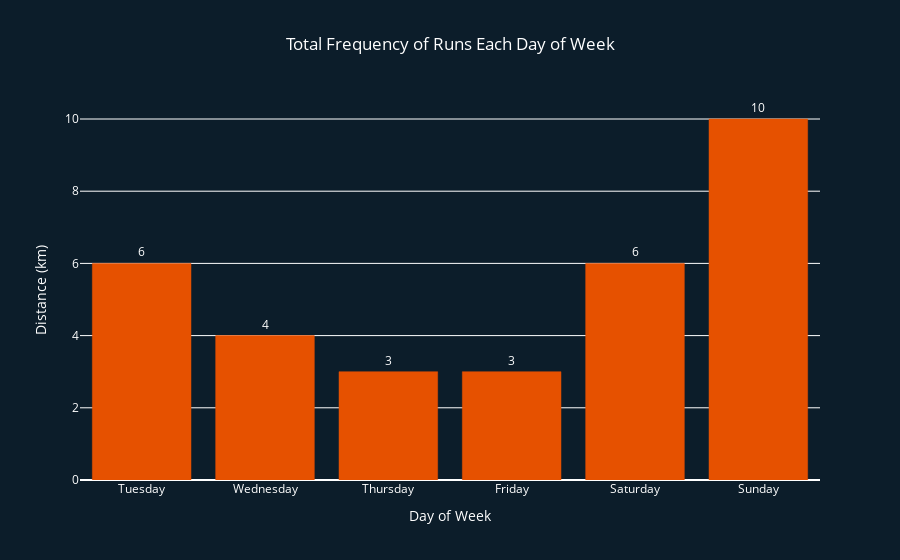

The cell this chart's notebook holds for it:
### Code cell
# FREQUENCY OF RUNS BY DAY OF WEEK

fig = px.bar(freq_by_day, x='Day of Week', y='Frequency', text='Frequency', title= "Total Frequency of Runs Each Day of Week")
fig.update_traces(textfont_size=12, 
                  textangle=0, 
                  textposition="outside", 
                  cliponaxis=False,
                  marker_color="rgb(230, 81, 0)",
                  marker_line_color='rgb(230, 81, 0)'
                  )

fig.update_layout(paper_bgcolor='rgb(12, 29, 42)', 
                  plot_bgcolor='rgb(12, 29, 42)', 
                  font=dict(color='white'),
                  title_x=0.5,
                  yaxis_title='Distance (km)',
                  )
fig.show()

### Figure 1 — Plotly figure (JSON) as saved in the notebook; plotly's stock layout.template omitted (floating-point values rounded to 4 significant figures)
{"data": [{"alignmentgroup": "True", "cliponaxis": false, "hovertemplate": "Day of Week=%{x}<br>Frequency=%{text}<extra></extra>", "legendgroup": "", "marker": {"color": "rgb(230, 81, 0)", "line": {"color": "rgb(230, 81, 0)"}, "pattern": {"shape": ""}}, "name": "", "offsetgroup": "", "orientation": "v", "showlegend": false, "text": [6, 4, 3, 3, 6, 10], "textangle": 0, "textfont": {"size": 12}, "textposition": "outside", "type": "bar", "x": ["Tuesday", "Wednesday", "Thursday", "Friday", "Saturday", "Sunday"], "xaxis": "x", "y": [6, 4, 3, 3, 6, 10], "yaxis": "y"}], "layout": {"barmode": "relative", "font": {"color": "white"}, "legend": {"tracegroupgap": 0}, "paper_bgcolor": "rgb(12, 29, 42)", "plot_bgcolor": "rgb(12, 29, 42)", "title": {"text": "Total Frequency of Runs Each Day of Week", "x": 0.5}, "xaxis": {"anchor": "y", "domain": [0, 1], "title": {"text": "Day of Week"}}, "yaxis": {"anchor": "x", "domain": [0, 1], "title": {"text": "Distance (km)"}}}}
